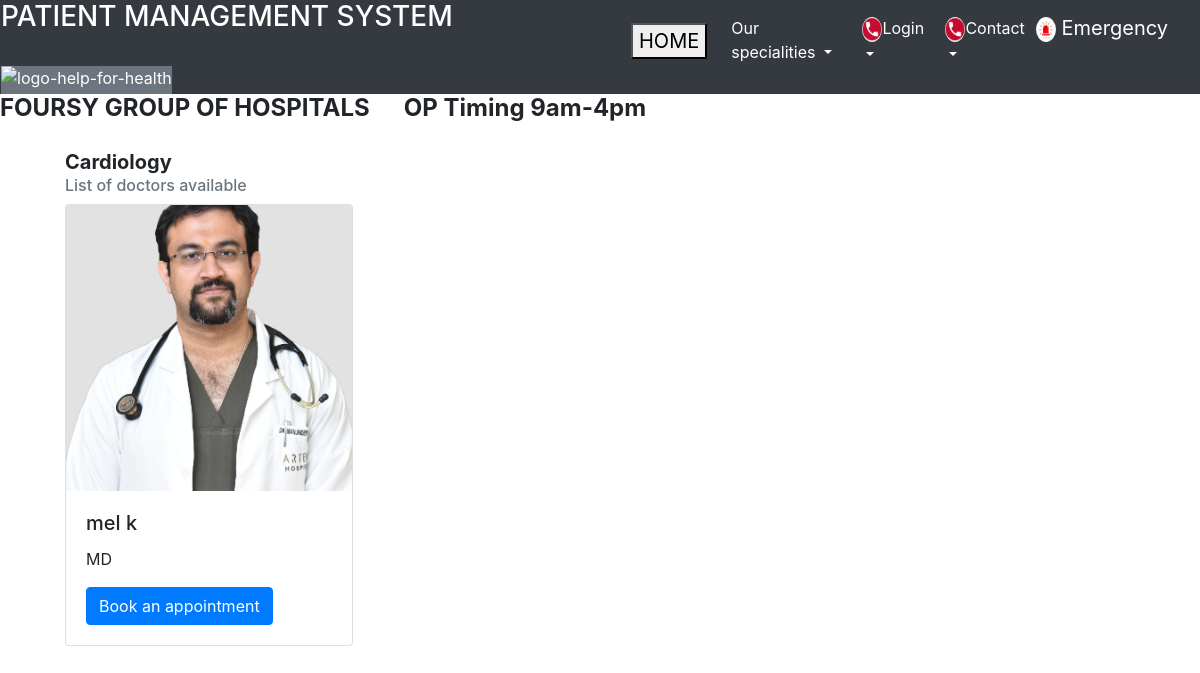
The app's page /appointment, older data.
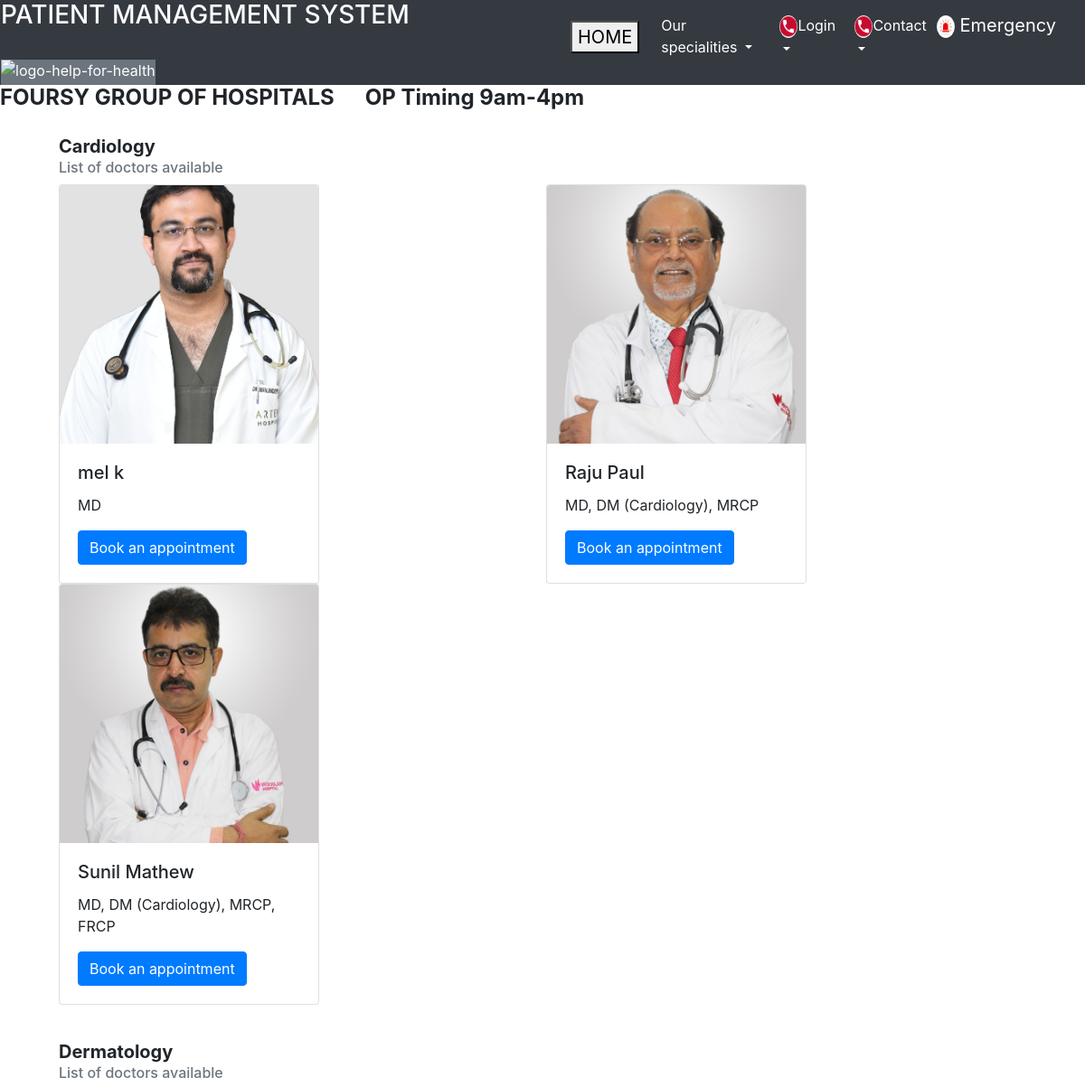
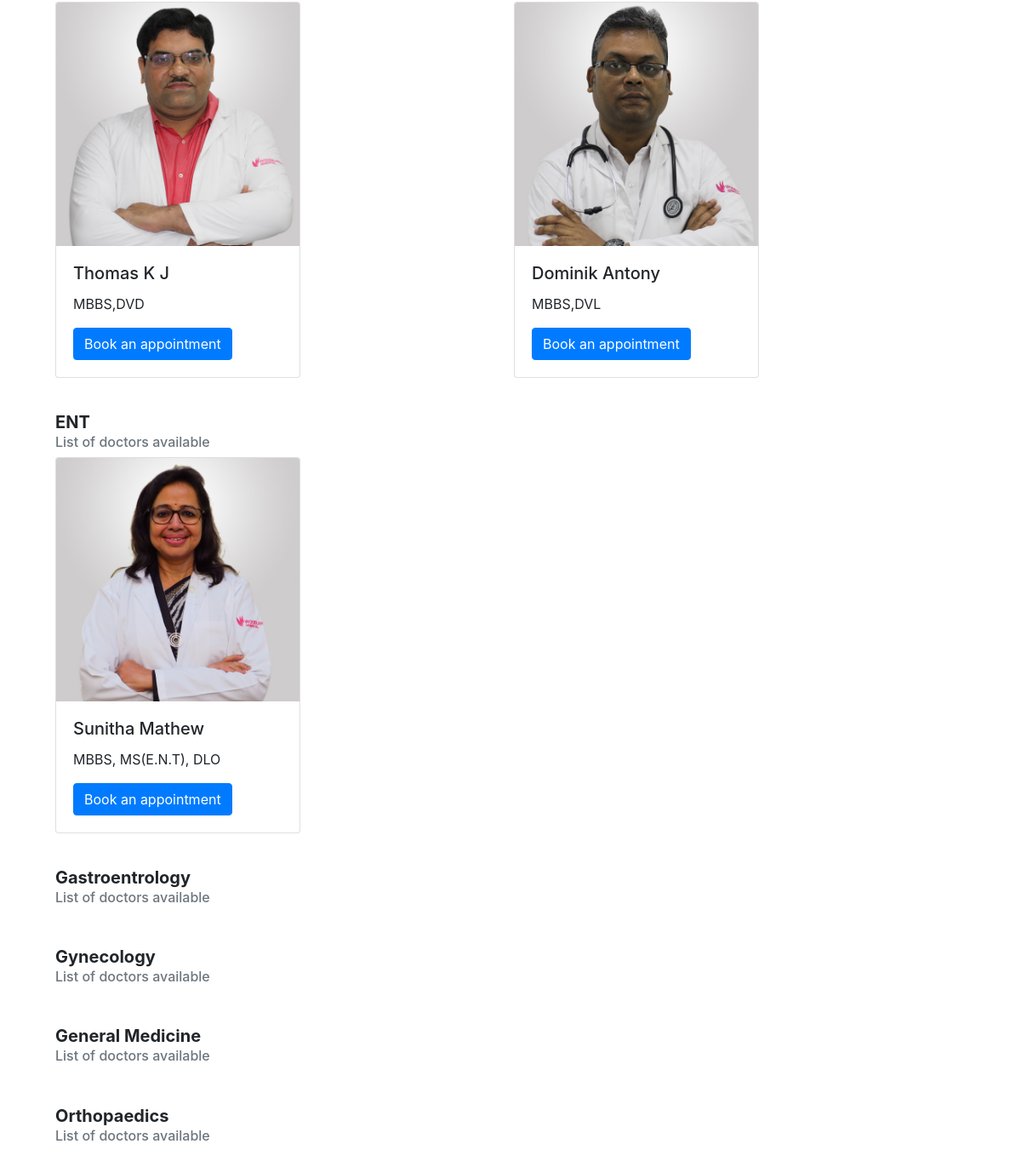
The same page, newer data (2 pictures, top to bottom).
### hospital/models.py (models this page shows, shortened)
class Department(models.Model):
    name = models.CharField(max_length=100)

### accounts/models.py (models this page shows, shortened)
class User(AbstractUser):
    DOCTOR = 'D'
    PATIENT = 'P'
    USER_TYPES = [
        (DOCTOR, 'Doctor'),
        (PATIENT, 'Patient'),
    ]
    MALE = 'M'
    FEMALE = 'F'
    OTHER = 'O'
    PREFER_NOT_TO_SAY = 'N'
    GENDER = [
        (MALE, 'Male'),
        (FEMALE, 'Female'),
        (OTHER, 'Other'),
        (PREFER_NOT_TO_SAY, 'Prefer not to say')
    ]
    user_type = models.CharField(choices=USER_TYPES, max_length=1, default=PATIENT)
    gender = models.CharField(choices=GENDER,  max_length=1, default=PREFER_NOT_TO_SAY)
    phone = PhoneNumberField(null=True, blank=True)

### profiles/models.py (models this page shows, shortened)
class DoctorProfile(models.Model):
    user = models.OneToOneField(
        User, on_delete=models.CASCADE,
        primary_key=True, limit_choices_to={'user_type': 'D'},
        related_name='docprofile', #* related_name is used to give alternate name to the reverse relationship
        )
    profile_pic = models.ImageField(upload_to='images/profiles/doctors', null=True, blank=True)
    qualification = models.CharField(max_length=100, blank=True, null=True)
    department = models.ForeignKey(Department, on_delete=models.CASCADE, blank=True, null=True)

### appointment/views.py (the view)
# urls.py: path('appointment', views.doctor_list, name='doc-list'),
def doctor_list(request):
    context = {}
    depts = Department.objects.all()
    doctors = User.objects.filter(user_type='D')
    context = {'depts': depts, 'doctors': doctors}
    return render(request, 'doc.html', context=context)

### PMS/context_processors.py (called while the page is built)
def get_departments(request):
    departments = Department.objects.all()
    return {'departments': departments}

### appointment/templates/doc.html (shortened to what this page needs)
<!DOCTYPE html>
<html>
    <head>
        <link rel="stylesheet" href="https://cdn.jsdelivr.net/npm/bootstrap@4.0.0/dist/css/bootstrap.min.css"
>
    </head>
    <body>
        <header>
            <div class="row bg-dark text-white">
                <div class="col-md-6 pl-3">
                    <h3>PATIENT MANAGEMENT SYSTEM</h3>
                    <br>
                    <a>
                    <img src="https://i.ibb.co/XXQbfY6/logo-help-for-health.png"
                        class="img1 square square-lg bg-secondary" alt="logo-help-for-health"
                        style="height:130px; width:170px;"></a>
                </div>
                <div class="col-md-6">
                    <nav class="navbar  navbar-expand-lg navbar-dark bg-dark">
                        <a class="navbar-brand"
                            href="file:///C:/Users/Administrator/Desktop/minipro%201/home.html"><button>HOME</button></a>
                        <div class="collapse navbar-collapse" id="navbarSupportedContent">
                            <ul class="navbar-nav mr-auto">
                                <li class="nav-item dropdown">
                                    <a class="nav-link dropdown-toggle text-white" href="" id="navbarDropdown" role="button"
                                        data-toggle="dropdown" aria-haspopup="true" aria-expanded="false">
                                    Our specialities
                                    </a>
                                </li>
                                <li class="nav-item dropdown">
                                    <a class="nav-link dropdown-toggle text-white" href="#" id="navbarDropdown"
                                        role="button" data-toggle="dropdown" aria-haspopup="true" aria-expanded="false">
                                    <img
                                        class="emg rounded-circle">Login
                                    </a>
                                </li>
                                <li class="nav-item dropdown">
                                    <a class="nav-link dropdown-toggle text-white" href="#" id="navbarDropdown"
                                        role="button" data-toggle="dropdown" aria-haspopup="true" aria-expanded="false">
                                    <img
                                        class="emg rounded-circle">Contact
                                    </a>
                                </li>
                                <a class="navbar-brand" href="http://127.0.0.1:5500/miniproject/page7.html">
                                <img
                                    class="emg rounded-circle">
                                Emergency</a>
                            </ul>
                        </div>
                    </nav>
                </div>
            </div>
        </header>
        <marquee width="90%" direction="left" height="100px">
            <B>
                <h4><b>FOURSY GROUP OF HOSPITALS &nbsp&nbsp&nbsp&nbsp OP Timing 9am-4pm</b></h4>
            </B>
        </marquee>
        <section>
            <div id="bgimg">
                <div class="container container-fluid">
{% for dept in depts %}
                    <div class="card-main" id="department{{ forloop.counter }}" style="width: 68rem;">
                        <div class="card-body">
                            <h5 class="card-title-main "><B>{{dept.name}}</B></h5>
                            <h6 class="card-subtitle mb-2 text-muted">List of doctors available</h6>
                            <div class="row">
    {% for doctor in doctors %}
        {% if doctor.docprofile.department.name == dept.name %}
                                <div class="col-md-6 col-12 hover-zoom ">
                                    <div class="card" style="width: 18rem;">
                                        <img class="card-img-top profile-img"
                                            src="{{doctor.docprofile.profile_pic.url}} "
                                            alt="profile-picture">
                                        <div class="card-body">
                                            <h5 class="card-title">{{doctor.get_full_name}}</h5>
                                            <p class="card-text">{{doctor.docprofile.qualification}}</p>
                                            <form action="{% url 'appointment:test' %}" method="post" id="appointment-form">
                                                <button type="submit" name="id" value="{{doctor.id}}" form="appointment-form" class="btn btn-primary">
                                                    Book an appointment
                                                </button>
                                            </form>
                                        </div>
                                    </div>
                                </div>
        {% endif %}
    {% endfor %}
                            </div>
                        </div>
                    </div>
{% endfor %}
                </div>
            </div>
</body>
</html>

### appointment/templates/doc.html (style rules this page uses)
.profile-img { width: 286px; height: 286px; object-fit: cover; }
.emg { width: 20px; height: 25px; }
.card-main { transition-duration:0.5s; }
.card { transition-duration:0.2s; }
.card-title-main { align-items: center; }
.img1 { width: 129px; height: 75px; padding-bottom: 4px; }

Row changes from the older to the newer data that the page shows:
added User: docprofile.profile_pic (picture), get_full_name "Raju Paul", docprofile.qualification "MD, DM (Cardiology), MRCP", {{ doctor.id }} 9 (drawn), shown under Department "Cardiology"
added User: docprofile.profile_pic (picture), get_full_name "Sunil Mathew", docprofile.qualification "MD, DM (Cardiology), MRCP, FRCP", {{ doctor.id }} 10 (drawn), shown under Department "Cardiology"
added Department: name "Dermatology"
added User: docprofile.profile_pic (picture), get_full_name "Thomas K J", docprofile.qualification "MBBS,DVD", {{ doctor.id }} 11 (drawn), shown under "Dermatology"
added User: docprofile.profile_pic (picture), get_full_name "Dominik Antony", docprofile.qualification "MBBS,DVL", {{ doctor.id }} 12 (drawn), shown under "Dermatology"
added Department: name "ENT"
added User: docprofile.profile_pic (picture), get_full_name "Sunitha Mathew", docprofile.qualification "MBBS, MS(E.N.T), DLO", {{ doctor.id }} 13 (drawn), shown under "ENT"
added Department: name "Gastroentrology"
added Department: name "Gynecology"
added Department: name "General Medicine"
added Department: name "Orthopaedics"
